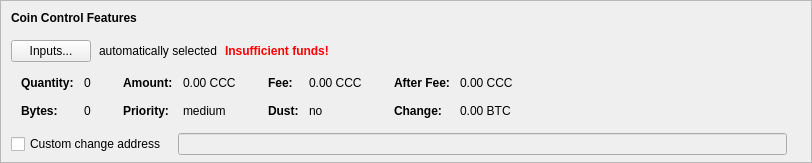
    <widget class="QFrame" name="frameCoinControl">
     <property name="sizePolicy">
      <sizepolicy hsizetype="Expanding" vsizetype="Expanding">
       <horstretch>0</horstretch>
       <verstretch>0</verstretch>
      </sizepolicy>
     </property>
     <property name="maximumSize">
      <size>
       <width>16777215</width>
       <height>16777215</height>
      </size>
     </property>
     <property name="frameShape">
      <enum>QFrame::StyledPanel</enum>
     </property>
     <property name="frameShadow">
      <enum>QFrame::Sunken</enum>
     </property>
     <layout class="QVBoxLayout" name="verticalLayoutCoinControl2">
      <property name="spacing">
       <number>0</number>
      </property>
      <property name="leftMargin">
       <number>0</number>
      </property>
      <property name="topMargin">
       <number>0</number>
      </property>
      <property name="rightMargin">
       <number>0</number>
      </property>
      <property name="bottomMargin">
       <number>6</number>
      </property>
      <item>
       <layout class="QVBoxLayout" name="verticalLayoutCoinControl" stretch="0,0,0,0,1">
        <property name="spacing">
         <number>0</number>
        </property>
        <property name="leftMargin">
         <number>10</number>
        </property>
        <property name="topMargin">
         <number>10</number>
        </property>
        <item>
         <layout class="QHBoxLayout" name="horizontalLayoutCoinControl1">
          <property name="bottomMargin">
           <number>15</number>
          </property>
          <item>
           <widget class="QLabel" name="labelCoinControlFeatures">
            <property name="sizePolicy">
             <sizepolicy hsizetype="Preferred" vsizetype="Maximum">
              <horstretch>0</horstretch>
              <verstretch>0</verstretch>
             </sizepolicy>
            </property>
            <property name="font">
             <font>
              <weight>75</weight>
              <bold>true</bold>
             </font>
            </property>
            <property name="styleSheet">
             <string notr="true">font-weight:bold;</string>
            </property>
            <property name="text">
             <string>Coin Control Features</string>
            </property>
           </widget>
          </item>
         </layout>
        </item>
        <item>
         <layout class="QHBoxLayout" name="horizontalLayoutCoinControl2" stretch="0,0,0,0">
          <property name="spacing">
           <number>8</number>
          </property>
          <property name="bottomMargin">
           <number>10</number>
          </property>
          <item>
           <widget class="QPushButton" name="pushButtonCoinControl">
            <property name="styleSheet">
             <string notr="true"/>
            </property>
            <property name="text">
             <string>Inputs...</string>
            </property>
            <property name="autoDefault">
             <bool>false</bool>
            </property>
           </widget>
          </item>
          <item>
           <widget class="QLabel" name="labelCoinControlAutomaticallySelected">
            <property name="text">
             <string>automatically selected</string>
            </property>
            <property name="margin">
             <number>5</number>
            </property>
           </widget>
          </item>
          <item>
           <widget class="QLabel" name="labelCoinControlInsuffFunds">
            <property name="font">
             <font>
              <weight>75</weight>
              <bold>true</bold>
             </font>
            </property>
            <property name="styleSheet">
             <string notr="true">color:red;font-weight:bold;</string>
            </property>
            <property name="text">
             <string>Insufficient funds!</string>
            </property>
            <property name="margin">
             <number>5</number>
            </property>
           </widget>
          </item>
          <item>
           <spacer name="horizontalSpacerCoinControl">
            <property name="orientation">
             <enum>Qt::Horizontal</enum>
            </property>
            <property name="sizeHint" stdset="0">
             <size>
              <width>40</width>
              <height>1</height>
             </size>
            </property>
           </spacer>
          </item>
         </layout>
        </item>
        <item>
         <widget class="QWidget" name="widgetCoinControl" native="true">
          <property name="sizePolicy">
           <sizepolicy hsizetype="Preferred" vsizetype="Preferred">
            <horstretch>0</horstretch>
            <verstretch>0</verstretch>
           </sizepolicy>
          </property>
          <property name="minimumSize">
           <size>
            <width>0</width>
            <height>0</height>
           </size>
          </property>
          <property name="styleSheet">
           <string notr="true"/>
          </property>
          <layout class="QHBoxLayout" name="horizontalLayoutCoinControl5">
           <property name="leftMargin">
            <number>0</number>
           </property>
           <property name="topMargin">
            <number>0</number>
           </property>
           <property name="rightMargin">
            <number>0</number>
           </property>
           <property name="bottomMargin">
            <number>0</number>
           </property>
           <item>
            <layout class="QHBoxLayout" name="horizontalLayoutCoinControl3" stretch="0,0,0,1">
             <property name="spacing">
              <number>20</number>
             </property>
             <property name="topMargin">
              <number>0</number>
             </property>
             <property name="bottomMargin">
              <number>10</number>
             </property>
             <item>
              <layout class="QFormLayout" name="formLayoutCoinControl1">
               <property name="horizontalSpacing">
                <number>10</number>
               </property>
               <property name="verticalSpacing">
                <number>14</number>
               </property>
               <property name="leftMargin">
                <number>10</number>
               </property>
               <property name="topMargin">
                <number>4</number>
               </property>
               <property name="rightMargin">
                <number>6</number>
               </property>
               <item row="0" column="0">
                <widget class="QLabel" name="labelCoinControlQuantityText">
                 <property name="font">
                  <font>
                   <weight>75</weight>
                   <bold>true</bold>
                  </font>
                 </property>
                 <property name="text">
                  <string>Quantity:</string>
                 </property>
                 <property name="margin">
                  <number>0</number>
                 </property>
                </widget>
               </item>
               <item row="0" column="1">
                <widget class="QLabel" name="labelCoinControlQuantity">
                 <property name="cursor">
                  <cursorShape>IBeamCursor</cursorShape>
                 </property>
                 <property name="contextMenuPolicy">
                  <enum>Qt::ActionsContextMenu</enum>
                 </property>
                 <property name="text">
                  <string notr="true">0</string>
                 </property>
                 <property name="margin">
                  <number>0</number>
                 </property>
                 <property name="textInteractionFlags">
                  <set>Qt::LinksAccessibleByMouse|Qt::TextSelectableByKeyboard|Qt::TextSelectableByMouse</set>
                 </property>
                </widget>
               </item>
               <item row="1" column="0">
                <widget class="QLabel" name="labelCoinControlBytesText">
                 <property name="font">
                  <font>
                   <weight>75</weight>
                   <bold>true</bold>
                  </font>
                 </property>
                 <property name="text">
                  <string>Bytes:</string>
                 </property>
                </widget>
               </item>
               <item row="1" column="1">
                <widget class="QLabel" name="labelCoinControlBytes">
                 <property name="cursor">
                  <cursorShape>IBeamCursor</cursorShape>
                 </property>
                 <property name="contextMenuPolicy">
                  <enum>Qt::ActionsContextMenu</enum>
                 </property>
                 <property name="text">
                  <string notr="true">0</string>
                 </property>
                 <property name="textInteractionFlags">
                  <set>Qt::LinksAccessibleByMouse|Qt::TextSelectableByKeyboard|Qt::TextSelectableByMouse</set>
                 </property>
                </widget>
               </item>
              </layout>
             </item>
             <item>
              <layout class="QFormLayout" name="formLayoutCoinControl2">
               <property name="horizontalSpacing">
                <number>10</number>
               </property>
               <property name="verticalSpacing">
                <number>14</number>
               </property>
               <property name="leftMargin">
                <number>6</number>
               </property>
               <property name="topMargin">
                <number>4</number>
               </property>
               <property name="rightMargin">
                <number>6</number>
               </property>
               <item row="0" column="0">
                <widget class="QLabel" name="labelCoinControlAmountText">
                 <property name="font">
                  <font>
                   <weight>75</weight>
                   <bold>true</bold>
                  </font>
                 </property>
                 <property name="text">
                  <string>Amount:</string>
                 </property>
                 <property name="margin">
                  <number>0</number>
                 </property>
                </widget>
               </item>
               <item row="0" column="1">
                <widget class="QLabel" name="labelCoinControlAmount">
                 <property name="cursor">
                  <cursorShape>IBeamCursor</cursorShape>
                 </property>
                 <property name="contextMenuPolicy">
                  <enum>Qt::ActionsContextMenu</enum>
                 </property>
                 <property name="text">
                  <string notr="true">0.00 CCC</string>
                 </property>
                 <property name="textInteractionFlags">
                  <set>Qt::LinksAccessibleByMouse|Qt::TextSelectableByKeyboard|Qt::TextSelectableByMouse</set>
                 </property>
                </widget>
               </item>
               <item row="1" column="0">
                <widget class="QLabel" name="labelCoinControlPriorityText">
                 <property name="font">
                  <font>
                   <weight>75</weight>
                   <bold>true</bold>
                  </font>
                 </property>
                 <property name="text">
                  <string>Priority:</string>
                 </property>
                </widget>
               </item>
               <item row="1" column="1">
                <widget class="QLabel" name="labelCoinControlPriority">
                 <property name="cursor">
                  <cursorShape>IBeamCursor</cursorShape>
                 </property>
                 <property name="contextMenuPolicy">
                  <enum>Qt::ActionsContextMenu</enum>
                 </property>
                 <property name="text">
                  <string notr="true">medium</string>
                 </property>
                 <property name="textInteractionFlags">
                  <set>Qt::LinksAccessibleByMouse|Qt::TextSelectableByKeyboard|Qt::TextSelectableByMouse</set>
                 </property>
                </widget>
               </item>
              </layout>
             </item>
             <item>
              <layout class="QFormLayout" name="formLayoutCoinControl3">
               <property name="horizontalSpacing">
                <number>10</number>
               </property>
               <property name="verticalSpacing">
                <number>14</number>
               </property>
               <property name="leftMargin">
                <number>6</number>
               </property>
               <property name="topMargin">
                <number>4</number>
               </property>
               <property name="rightMargin">
                <number>6</number>
               </property>
               <item row="0" column="0">
                <widget class="QLabel" name="labelCoinControlFeeText">
                 <property name="font">
                  <font>
                   <weight>75</weight>
                   <bold>true</bold>
                  </font>
                 </property>
                 <property name="text">
                  <string>Fee:</string>
                 </property>
                 <property name="margin">
                  <number>0</number>
                 </property>
                </widget>
               </item>
               <item row="0" column="1">
                <widget class="QLabel" name="labelCoinControlFee">
                 <property name="cursor">
                  <cursorShape>IBeamCursor</cursorShape>
                 </property>
                 <property name="contextMenuPolicy">
                  <enum>Qt::ActionsContextMenu</enum>
                 </property>
                 <property name="text">
                  <string notr="true">0.00 CCC</string>
                 </property>
                 <property name="textInteractionFlags">
                  <set>Qt::LinksAccessibleByMouse|Qt::TextSelectableByKeyboard|Qt::TextSelectableByMouse</set>
                 </property>
                </widget>
               </item>
               <item row="1" column="0">
                <widget class="QLabel" name="labelCoinControlLowOutputText">
                 <property name="font">
                  <font>
                   <weight>75</weight>
                   <bold>true</bold>
                  </font>
                 </property>
                 <property name="text">
                  <string>Dust:</string>
                 </property>
                </widget>
               </item>
               <item row="1" column="1">
                <widget class="QLabel" name="labelCoinControlLowOutput">
                 <property name="cursor">
                  <cursorShape>IBeamCursor</cursorShape>
                 </property>
                 <property name="contextMenuPolicy">
                  <enum>Qt::ActionsContextMenu</enum>
                 </property>
                 <property name="text">
                  <string notr="true">no</string>
                 </property>
                 <property name="textInteractionFlags">
                  <set>Qt::LinksAccessibleByMouse|Qt::TextSelectableByKeyboard|Qt::TextSelectableByMouse</set>
                 </property>
                </widget>
               </item>
              </layout>
             </item>
             <item>
              <layout class="QFormLayout" name="formLayoutCoinControl4">
               <property name="horizontalSpacing">
                <number>10</number>
               </property>
               <property name="verticalSpacing">
                <number>14</number>
               </property>
               <property name="leftMargin">
                <number>6</number>
               </property>
               <property name="topMargin">
                <number>4</number>
               </property>
               <property name="rightMargin">
                <number>6</number>
               </property>
               <item row="0" column="0">
                <widget class="QLabel" name="labelCoinControlAfterFeeText">
                 <property name="font">
                  <font>
                   <weight>75</weight>
                   <bold>true</bold>
                  </font>
                 </property>
                 <property name="text">
                  <string>After Fee:</string>
                 </property>
                 <property name="margin">
                  <number>0</number>
                 </property>
                </widget>
               </item>
               <item row="0" column="1">
                <widget class="QLabel" name="labelCoinControlAfterFee">
                 <property name="cursor">
                  <cursorShape>IBeamCursor</cursorShape>
                 </property>
                 <property name="contextMenuPolicy">
                  <enum>Qt::ActionsContextMenu</enum>
                 </property>
                 <property name="text">
                  <string notr="true">0.00 CCC</string>
                 </property>
                 <property name="textInteractionFlags">
                  <set>Qt::LinksAccessibleByMouse|Qt::TextSelectableByKeyboard|Qt::TextSelectableByMouse</set>
                 </property>
                </widget>
               </item>
               <item row="1" column="0">
                <widget class="QLabel" name="labelCoinControlChangeText">
                 <property name="font">
                  <font>
                   <weight>75</weight>
                   <bold>true</bold>
                  </font>
                 </property>
                 <property name="text">
                  <string>Change:</string>
                 </property>
                </widget>
               </item>
               <item row="1" column="1">
                <widget class="QLabel" name="labelCoinControlChange">
                 <property name="cursor">
                  <cursorShape>IBeamCursor</cursorShape>
                 </property>
                 <property name="contextMenuPolicy">
                  <enum>Qt::ActionsContextMenu</enum>
                 </property>
                 <property name="text">
                  <string notr="true">0.00 BTC</string>
                 </property>
                 <property name="textInteractionFlags">
                  <set>Qt::LinksAccessibleByMouse|Qt::TextSelectableByKeyboard|Qt::TextSelectableByMouse</set>
                 </property>
                </widget>
               </item>
              </layout>
             </item>
            </layout>
           </item>
          </layout>
         </widget>
        </item>
        <item>
         <layout class="QHBoxLayout" name="horizontalLayoutCoinControl4" stretch="0,0,0">
          <property name="spacing">
           <number>12</number>
          </property>
          <property name="sizeConstraint">
           <enum>QLayout::SetDefaultConstraint</enum>
          </property>
          <property name="topMargin">
           <number>5</number>
          </property>
          <property name="rightMargin">
           <number>5</number>
          </property>
          <item>
           <widget class="QCheckBox" name="checkBoxCoinControlChange">
            <property name="toolTip">
             <string>If this is activated, but the change address is empty or invalid, change will be sent to a newly generated address.</string>
            </property>
            <property name="text">
             <string>Custom change address</string>
            </property>
           </widget>
          </item>
          <item>
           <widget class="QValidatedLineEdit" name="lineEditCoinControlChange">
            <property name="enabled">
             <bool>false</bool>
            </property>
            <property name="sizePolicy">
             <sizepolicy hsizetype="Expanding" vsizetype="Fixed">
              <horstretch>0</horstretch>
              <verstretch>0</verstretch>
             </sizepolicy>
            </property>
           </widget>
          </item>
          <item>
           <widget class="QLabel" name="labelCoinControlChangeLabel">
            <property name="sizePolicy">
             <sizepolicy hsizetype="Preferred" vsizetype="Expanding">
              <horstretch>0</horstretch>
              <verstretch>0</verstretch>
             </sizepolicy>
            </property>
            <property name="minimumSize">
             <size>
              <width>0</width>
              <height>0</height>
             </size>
            </property>
            <property name="text">
             <string/>
            </property>
            <property name="margin">
             <number>3</number>
            </property>
           </widget>
          </item>
         </layout>
        </item>
        <item>
         <spacer name="verticalSpacerCoinControl">
          <property name="orientation">
           <enum>Qt::Vertical</enum>
          </property>
          <property name="sizeHint" stdset="0">
           <size>
            <width>800</width>
            <height>1</height>
           </size>
          </property>
         </spacer>
        </item>
       </layout>
      </item>
     </layout>
    </widget>
